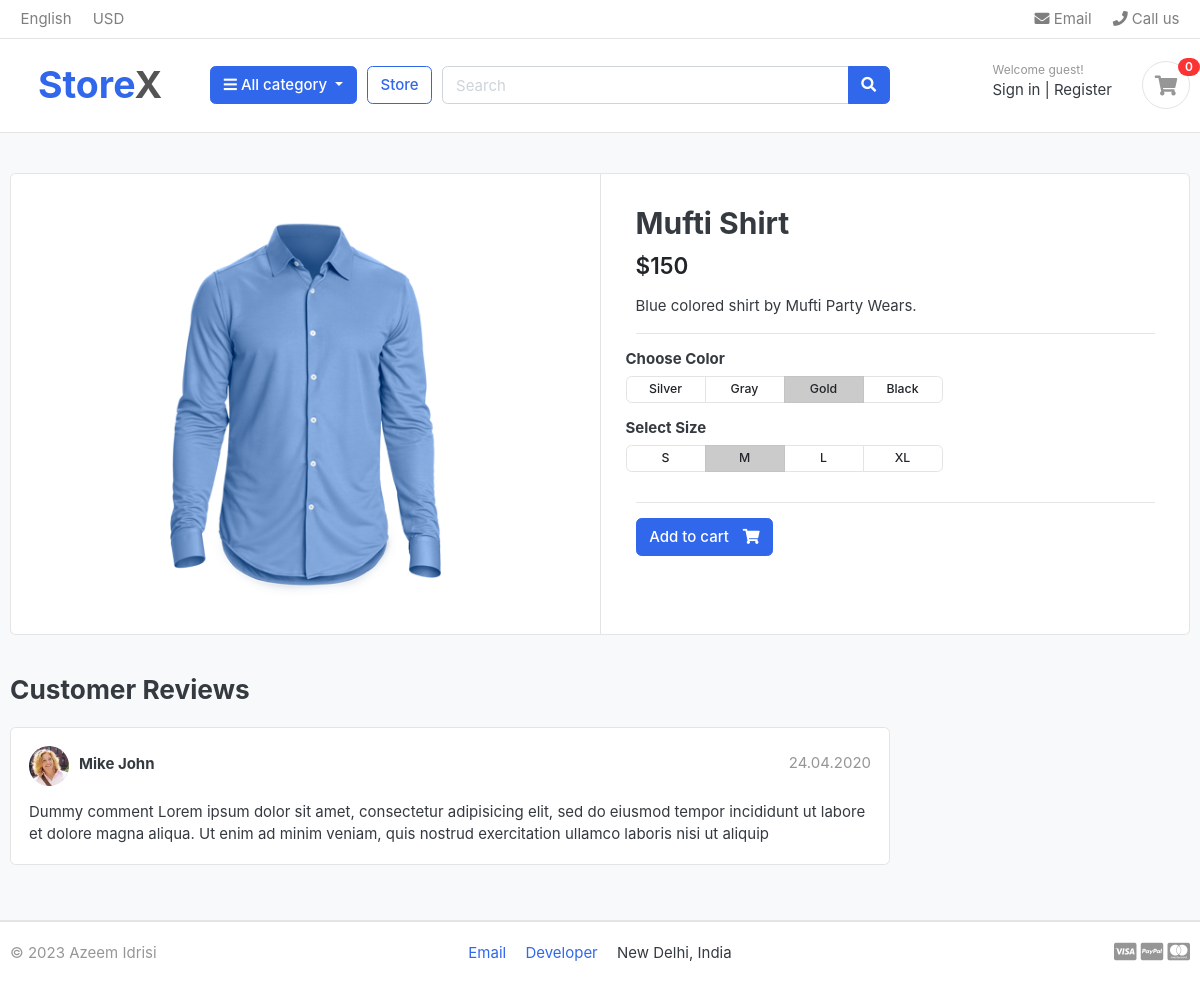
Page /store/shirts/mufti-shirt/ on the earlier database version.
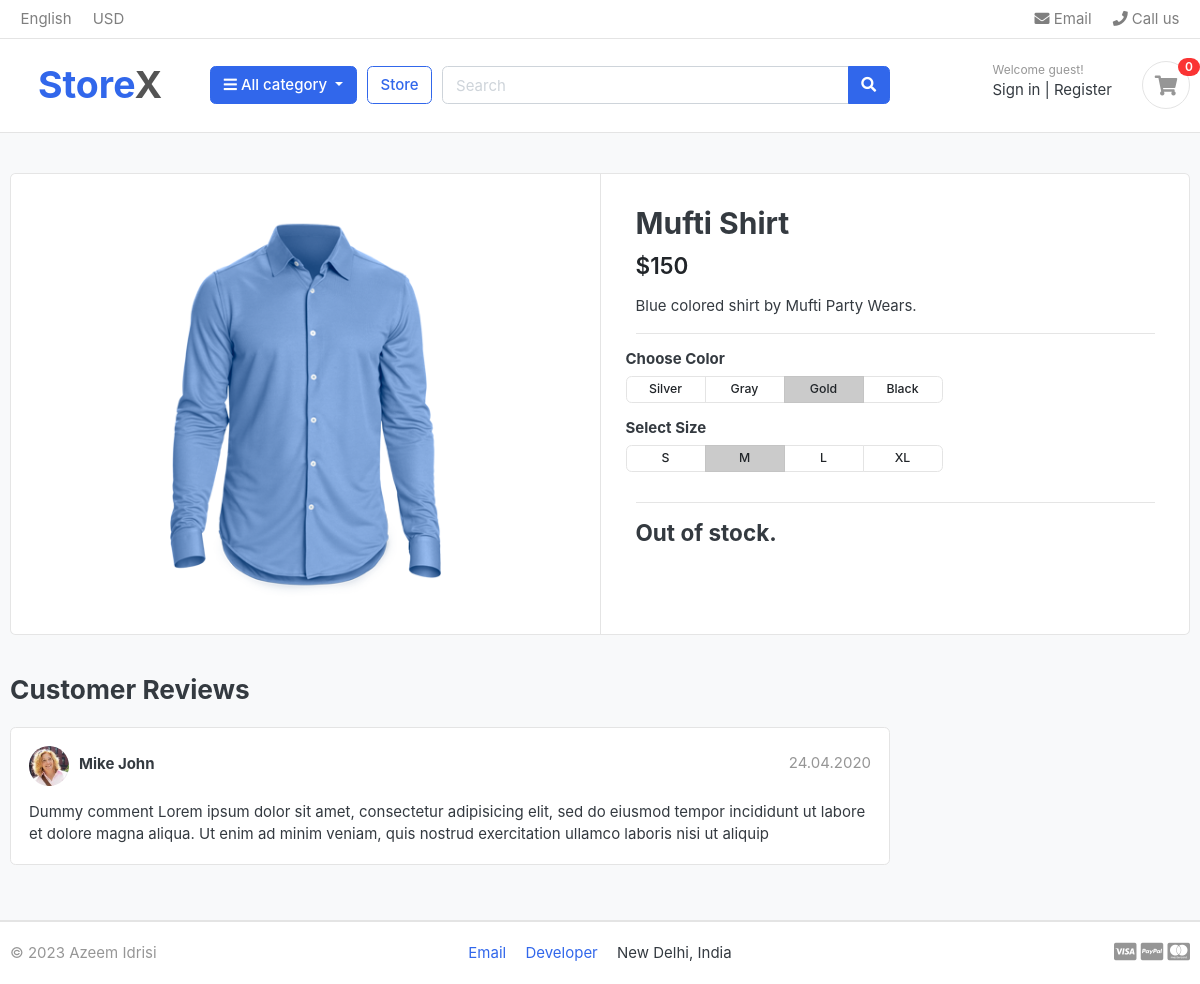
Same page on the later database version.
### store/views.py (the view)
def product_detail(request, category_slug, product_slug):
    product = get_object_or_404(
        Product,
        category__slug=category_slug,  # Double underscore is used to access nested attribute
        slug=product_slug,
    )
    in_cart = CartItem.objects.filter(
        cart__cart_id=_cart_id(request), product=product
    ).exists()
    return render(
        request,
        "store/product_detail.html",
        {
            "product": product,
            "in_cart": in_cart,
        },
    )

### cart/context_processors.py (called while the page is built)
def counter(request):
    cart_count = 0
    try:
        cart = Cart.objects.filter(cart_id=_cart_id(request))
        cart_items = CartItem.objects.filter(cart=cart[:1])
        for item in cart_items:
            cart_count += item.quantity
    except Cart.DoesNotExist:
        pass
    return dict(cart_count=cart_count)

### cart/views.py (called while the page is built)
def _cart_id(request):
    cart = request.session.session_key
    if not cart:
        cart = request.session.create()
    return cart

### category/context_processors.py (called while the page is built)
def menu_links(request):
    links = Category.objects.all()
    return dict(links=links)

### category/models.py (called while the page is built)
    def get_url(self):
        return reverse("by_category", args=[self.slug])

### templates/store/product_detail.html (shortened to what this page needs)
{% extends "base.html" %} {% load static %} {% block content %}
<section class="section-content padding-y bg">
  <div class="container">
    <div class="card">
      <div class="row no-gutters">
        <aside class="col-md-6">
          <article class="gallery-wrap">
            <div class="img-big-wrap">
              <a href="#"><img src="{{product.image.url}}" /></a>
            </div>
          </article>
        </aside>
        <main class="col-md-6 border-left">
          <article class="content-body">
            <h2 class="title">{{product.product_name}}</h2>
            <div class="mb-3">
              <var class="price h4">${{product.price}}</var>
            </div>
            <p>{{product.description}}</p>
            <hr />
            <div class="row">
              <div class="item-option-select">
                <h6>Choose Color</h6>
                <div
                  class="btn-group btn-group-sm btn-group-toggle"
                  data-toggle="buttons"
                >
                  <label class="btn btn-light">
                    <input type="radio" name="radio_color" /> Silver
                  </label>
                  <label class="btn btn-light">
                    <input type="radio" name="radio_color" /> Gray
                  </label>
                  <label class="btn btn-light active">
                    <input type="radio" name="radio_color checked" /> Gold
                  </label>
                  <label class="btn btn-light">
                    <input type="radio" name="radio_color" /> Black
                  </label>
                </div>
              </div>
            </div>
            <div class="row">
              <div class="item-option-select">
                <h6>Select Size</h6>
                <div
                  class="btn-group btn-group-sm btn-group-toggle"
                  data-toggle="buttons"
                >
                  <label class="btn btn-light">
                    <input type="radio" name="radio_color" /> S
                  </label>
                  <label class="btn btn-light active">
                    <input type="radio" name="radio_color" checked /> M
                  </label>
                  <label class="btn btn-light">
                    <input type="radio" name="radio_color" /> L
                  </label>
                  <label class="btn btn-light">
                    <input type="radio" name="radio_color" /> XL
                  </label>
                </div>
              </div>
            </div>
            <hr />
            {% if product.stock <= 0 %}
            <h4>Out of stock.</h4>
            {% else %}
            <a
              href="{% url 'add_to_cart' product.id %}"
              class="btn btn-primary"
            >
              <span class="text">Add to cart</span>
              <i class="fas fa-shopping-cart"></i>
            </a>
            {% endif %}
          </article>
        </main>
      </div>
    </div>
    <br />
    <div class="row">
      <div class="col-md-9">
        <header class="section-heading">
          <h3>Customer Reviews</h3>
        </header>
        <article class="box mb-3">
          <div class="icontext w-100">
            <img
              src="{% static '/images/avatars/avatar1.jpg'%}"
              class="img-xs icon rounded-circle"
            />
            <div class="text">
              <span class="date text-muted float-md-right">24.04.2020 </span>
              <h6 class="mb-1">Mike John</h6>
            </div>
          </div>
          <div class="mt-3">
            <p>
              Dummy comment Lorem ipsum dolor sit amet, consectetur adipisicing
              elit, sed do eiusmod tempor incididunt ut labore et dolore magna
              aliqua. Ut enim ad minim veniam, quis nostrud exercitation ullamco
              laboris nisi ut aliquip
            </p>
          </div>
        </article>
      </div>
    </div>
  </div>
</section>
{% endblock content %}

Differences in the rows shown:
changed Product "Mufti Shirt": stock 15 → 0 (drawn)
Other differences:
text no longer shown: "Add to cart"
text now shown: "Out of stock."
